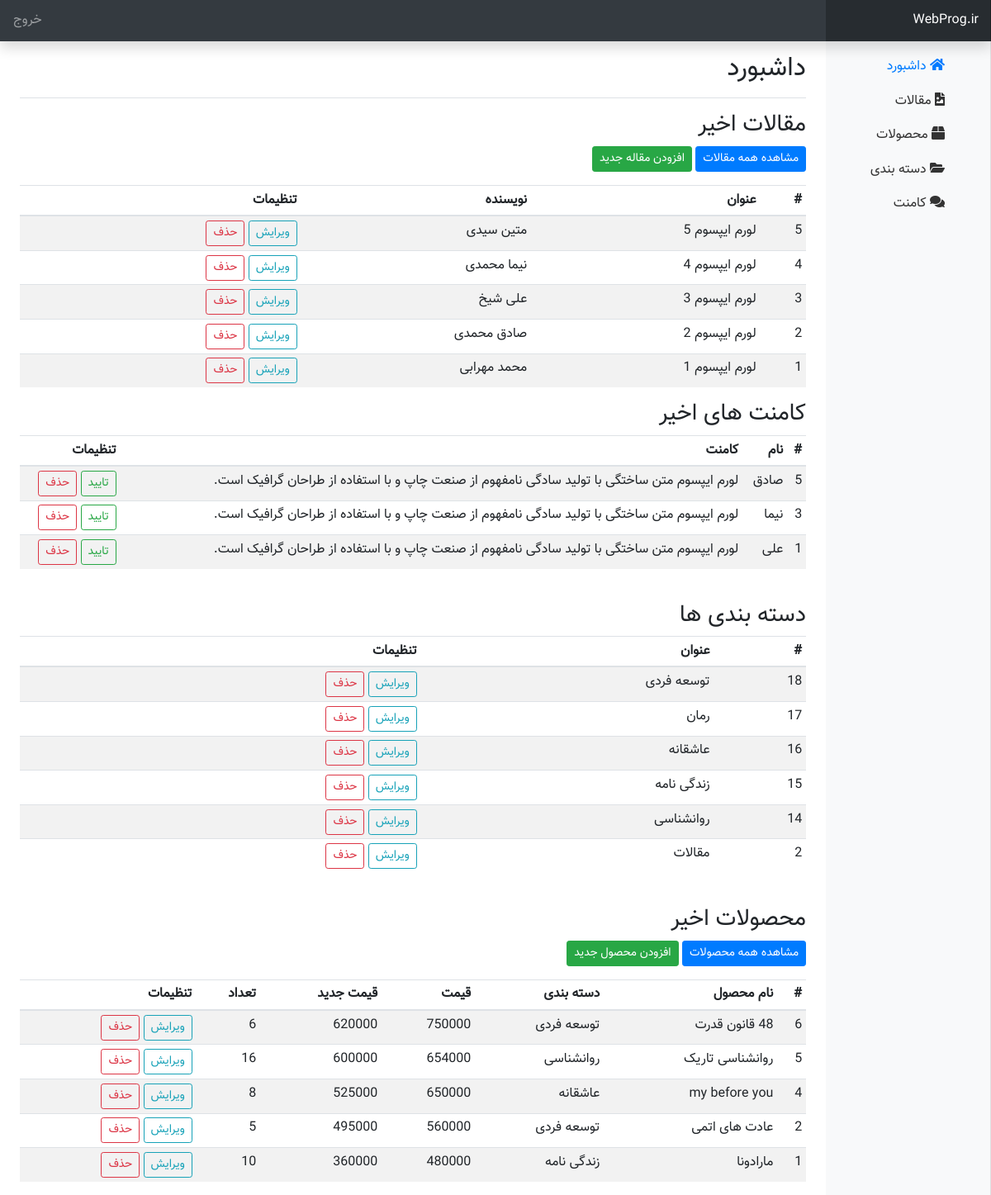
/admin/index.php (signed in), run on the app's committed database.
### tables this page shows
CREATE TABLE `posts` (
  `id` int(11) NOT NULL,
  `title` varchar(191) NOT NULL,
  `category_id` int(11) NOT NULL,
  `body` text NOT NULL,
  `author` varchar(191) NOT NULL,
  `image` varchar(191) NOT NULL
);

CREATE TABLE `comments` (
  `id` int(11) NOT NULL,
  `name` varchar(100) NOT NULL,
  `comment` text NOT NULL,
  `post_id` int(11) NOT NULL,
  `status` tinyint(1) NOT NULL DEFAULT 0
);

CREATE TABLE `categories` (
  `id` int(11) NOT NULL,
  `title` varchar(100) NOT NULL
);

CREATE TABLE `product` (
  `id` int(11) NOT NULL,
  `name` varchar(50) NOT NULL,
  `category_id` int(30) NOT NULL,
  `price` varchar(50) NOT NULL,
  `new-price` varchar(80) NOT NULL,
  `pic` varchar(80) NOT NULL,
  `number` varchar(88) NOT NULL,
  `description` text NOT NULL
);

### admin/index.php (the view, shortened to what this page needs)
<?php
include("./include/header.php");
$query_posts = "SELECT * FROM posts ORDER BY id DESC LIMIT 5";
$posts = $db->query($query_posts);
$query_comments = "SELECT * FROM comments WHERE status='0' ORDER BY id DESC LIMIT 5";
$comments = $db->query($query_comments);
$query_categories = "SELECT * FROM categories ORDER BY id DESC";
$categories = $db->query($query_categories);
$query_products = "SELECT * FROM product ORDER BY id DESC LIMIT 5";
$products = $db->query($query_products);
?>
<div class="container-fluid">
    <div class="row">
        <?php include('./include/sidebar.php') ?>
        <main role="main" class="col-md-9 ml-sm-auto col-lg-10 px-4">
            <div class="d-flex justify-content-between flex-wrap flex-md-nowrap align-items-center pt-3 pb-2 mb-3 border-bottom">
                <h1 class="h2">داشبورد</h1>
            </div>
            <h3>مقالات اخیر</h3>
            <div class="mb-3">
                <a href="post.php" class="btn btn-primary btn-sm">مشاهده همه مقالات</a>
                <a href="new_post.php" class="btn btn-success btn-sm">افزودن مقاله جدید</a>
            </div>
            <div class="table-responsive">
                <table class="table table-striped table-sm">
                    <thead>
                        <tr>
                            <th>#</th>
                            <th>عنوان</th>
                            <th>نویسنده</th>
                            <th>تنظیمات</th>
                        </tr>
                    </thead>
                    <tbody>
                        <?php
                        if ($posts->rowCount() > 0) {
                            foreach ($posts as $post) {
                                ?>
                                <tr>
                                    <td> <?php echo $post['id'] ?> </td>
                                    <td> <?php echo htmlspecialchars($post['title']) ?> </td>
                                    <td> <?php echo htmlspecialchars($post['author']) ?> </td>
                                    <td>
                                        <a href="edit_post.php?id=<?php echo $post['id'] ?>" class="btn btn-outline-info btn-sm">ویرایش</a>
                                        <a href="index.php?entity=post&action=delete&id=<?php echo $post['id'] ?>" class="btn btn-outline-danger btn-sm" onclick="return confirm('آیا مطمئن هستید؟')">حذف</a>
                                    </td>
                                </tr>
                            <?php
                                }
                            } else {
                                ?>
                            <tr><td colspan="4" class="text-center">مقاله‌ای برای نمایش وجود ندارد!!!</td></tr>
                        <?php
                        }
                        ?>
                    </tbody>
                </table>
            </div>
            <h3>کامنت های اخیر</h3>
            <div class="table-responsive mb-4">
                <table class="table table-striped table-sm">
                    <thead>
                        <tr>
                            <th>#</th>
                            <th>نام</th>
                            <th>کامنت</th>
                            <th>تنظیمات</th>
                        </tr>
                    </thead>
                    <tbody>
                        <?php
                        if ($comments->rowCount() > 0) {
                            foreach ($comments as $comment) {
                                ?>
                                <tr>
                                    <td> <?php echo $comment['id'] ?> </td>
                                    <td> <?php echo htmlspecialchars($comment['name']) ?> </td>
                                    <td> <?php echo htmlspecialchars($comment['comment']) ?> </td>
                                    <td>
                                        <a href="index.php?entity=comment&action=approve&id=<?php echo $comment['id'] ?>" class="btn btn-outline-success btn-sm">تایید</a>
                                        <a href="index.php?entity=comment&action=delete&id=<?php echo $comment['id'] ?>" class="btn btn-outline-danger btn-sm" onclick="return confirm('آیا مطمئن هستید؟')">حذف</a>
                                    </td>
                                </tr>
                            <?php
                                }
                            } else {
                                ?>
                            <tr><td colspan="4" class="text-center">کامنتی برای نمایش وجود ندارد!!!</td></tr>
                        <?php
                        }
                        ?>
                    </tbody>
                </table>
            </div>
            <h3>دسته بندی ها</h3>
            <div class="table-responsive mb-4">
                <table class="table table-striped table-sm">
                    <thead>
                        <tr>
                            <th>#</th>
                            <th>عنوان</th>
                            <th>تنظیمات</th>
                        </tr>
                    </thead>
                    <tbody>
                        <?php
                        if ($categories->rowCount() > 0) {
                            foreach ($categories as $category) {
                                ?>
                                <tr>
                                    <td> <?php echo $category['id'] ?> </td>
                                    <td> <?php echo htmlspecialchars($category['title']) ?> </td>
                                    <td>
                                        <a href="edit_category.php?id=<?php echo $category['id'] ?>" class="btn btn-outline-info btn-sm">ویرایش</a>
                                        <a href="index.php?entity=category&action=delete&id=<?php echo $category['id'] ?>" class="btn btn-outline-danger btn-sm" onclick="return confirm('آیا مطمئن هستید؟')">حذف</a>
                                    </td>
                                </tr>
                            <?php
                                }
                            } else {
                                ?>
                            <tr><td colspan="3" class="text-center">دسته‌ای برای نمایش وجود ندارد!!!</td></tr>
                        <?php
                        }
                        ?>
                    </tbody>
                </table>
            </div>
            <h3>محصولات اخیر</h3>
            <div class="mb-3">
                <a href="product.php" class="btn btn-primary btn-sm">مشاهده همه محصولات</a>
                <a href="new_product.php" class="btn btn-success btn-sm">افزودن محصول جدید</a>
            </div>
            <div class="table-responsive">
                <table class="table table-striped table-sm">
                    <thead>
                        <tr>
                            <th>#</th>
                            <th>نام محصول</th>
                            <th>دسته بندی</th>
                            <th>قیمت</th>
                            <th>قیمت جدید</th>
                            <th>تعداد</th>
                            <th>تنظیمات</th>
                        </tr>
                    </thead>
                    <tbody>
                        <?php
                        if ($products->rowCount() > 0) {
                            foreach ($products as $product) {
                                $cat_stmt = $db->prepare("SELECT title FROM categories WHERE id = :id");
                                $cat_stmt->execute(['id' => $product['category_id']]);
                                $category = $cat_stmt->fetch();
                                ?>
                                <tr>
                                    <td><?php echo $product['id']; ?></td>
                                    <td><?php echo htmlspecialchars($product['name']); ?></td>
                                    <td><?php echo $category ? htmlspecialchars($category['title']) : 'ندارد'; ?></td>
                                    <td><?php echo htmlspecialchars($product['price']); ?></td>
                                    <td><?php echo htmlspecialchars($product['new-price']); ?></td>
                                    <td><?php echo htmlspecialchars($product['number']); ?></td>
                                    <td>
                                        <a href="edit_product.php?id=<?php echo $product['id']; ?>" class="btn btn-outline-info btn-sm">ویرایش</a>
                                        <a href="index.php?entity=product&action=delete&id=<?php echo $product['id']; ?>" class="btn btn-outline-danger btn-sm" onclick="return confirm('آیا مطمئن هستید؟')">حذف</a>
                                    </td>
                                </tr>
                        <?php
                            }
                        } else {
                            ?>
                            <tr><td colspan="7" class="text-center">محصولی برای نمایش وجود ندارد!!!</td></tr>
                        <?php
                        }
                        ?>
                    </tbody>
                </table>
            </div>
        </main>
    </div>
</div>

### admin/css/admin.css (style rules this page uses)
body { direction: rtl; text-align: right !important; font-family: "Vazir" !important; line-height: 1.6; }
[role="main"] { padding-top: 110px; }
@media (min-width: 768px) { [role="main"] { padding-top: 48px; } }

### data on the page
posts: id "5", title "لورم ایپسوم 5", author "متین سیدی"
posts: id "4", title "لورم ایپسوم 4", author "نیما محمدی"
posts: id "3", title "لورم ایپسوم 3", author "علی شیخ"
posts: id "2", title "لورم ایپسوم 2", author "صادق محمدی"
posts: id "1", title "لورم ایپسوم 1", author "محمد مهرابی"
comments: id "5", name "صادق", comment "لورم ایپسوم متن ساختگی با تولید سادگی نامفهوم از صنعت چاپ و با استفاده از طراحان گرافیک است."
comments: id "3", name "نیما", comment "لورم ایپسوم متن ساختگی با تولید سادگی نامفهوم از صنعت چاپ و با استفاده از طراحان گرافیک است."
comments: id "1", name "علی", comment "لورم ایپسوم متن ساختگی با تولید سادگی نامفهوم از صنعت چاپ و با استفاده از طراحان گرافیک است."
categories: id "18", title "توسعه فردی"
categories: id "17", title "رمان"
categories: id "16", title "عاشقانه"
categories: id "15", title "زندگی نامه"
categories: id "14", title "روانشناسی"
categories: id "2", title "مقالات"
product: id "6", name "48 قانون قدرت", category.title "توسعه فردی", price "750000", value "620000", number "6"
product: id "5", name "روانشناسی تاریک", category.title "روانشناسی", price "654000", value "600000", number "16"
product: id "4", name "my before you", category.title "عاشقانه", price "650000", value "525000", number "8"
product: id "2", name "عادت های اتمی", category.title "توسعه فردی", price "560000", value "495000", number "5"
product: id "1", name "مارادونا", category.title "زندگی نامه", price "480000", value "360000", number "10"
